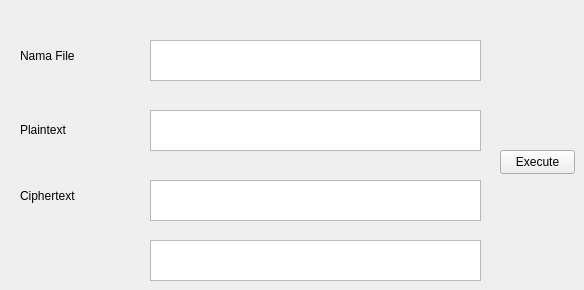
        <widget class="QWidget" name="tab_24">
         <attribute name="title">
          <string>Tab 1</string>
         </attribute>
         <widget class="QLabel" name="label_46">
          <property name="geometry">
           <rect>
            <x>20</x>
            <y>40</y>
            <width>101</width>
            <height>31</height>
           </rect>
          </property>
          <property name="text">
           <string>Nama File</string>
          </property>
         </widget>
         <widget class="QLabel" name="label_47">
          <property name="geometry">
           <rect>
            <x>20</x>
            <y>180</y>
            <width>121</width>
            <height>31</height>
           </rect>
          </property>
          <property name="text">
           <string>Ciphertext</string>
          </property>
         </widget>
         <widget class="QLabel" name="label_48">
          <property name="geometry">
           <rect>
            <x>20</x>
            <y>120</y>
            <width>121</width>
            <height>20</height>
           </rect>
          </property>
          <property name="text">
           <string>Plaintext</string>
          </property>
         </widget>
         <widget class="QPlainTextEdit" name="plainTextEdit_57">
          <property name="geometry">
           <rect>
            <x>150</x>
            <y>40</y>
            <width>331</width>
            <height>41</height>
           </rect>
          </property>
         </widget>
         <widget class="QPlainTextEdit" name="plainTextEdit_58">
          <property name="geometry">
           <rect>
            <x>150</x>
            <y>110</y>
            <width>331</width>
            <height>41</height>
           </rect>
          </property>
         </widget>
         <widget class="QPlainTextEdit" name="plainTextEdit_59">
          <property name="geometry">
           <rect>
            <x>150</x>
            <y>180</y>
            <width>331</width>
            <height>41</height>
           </rect>
          </property>
         </widget>
         <widget class="QPlainTextEdit" name="plainTextEdit_60">
          <property name="geometry">
           <rect>
            <x>150</x>
            <y>240</y>
            <width>331</width>
            <height>41</height>
           </rect>
          </property>
         </widget>
         <widget class="QPushButton" name="pushButton_9">
          <property name="geometry">
           <rect>
            <x>500</x>
            <y>150</y>
            <width>75</width>
            <height>24</height>
           </rect>
          </property>
          <property name="text">
           <string>Execute</string>
          </property>
         </widget>
        </widget>
